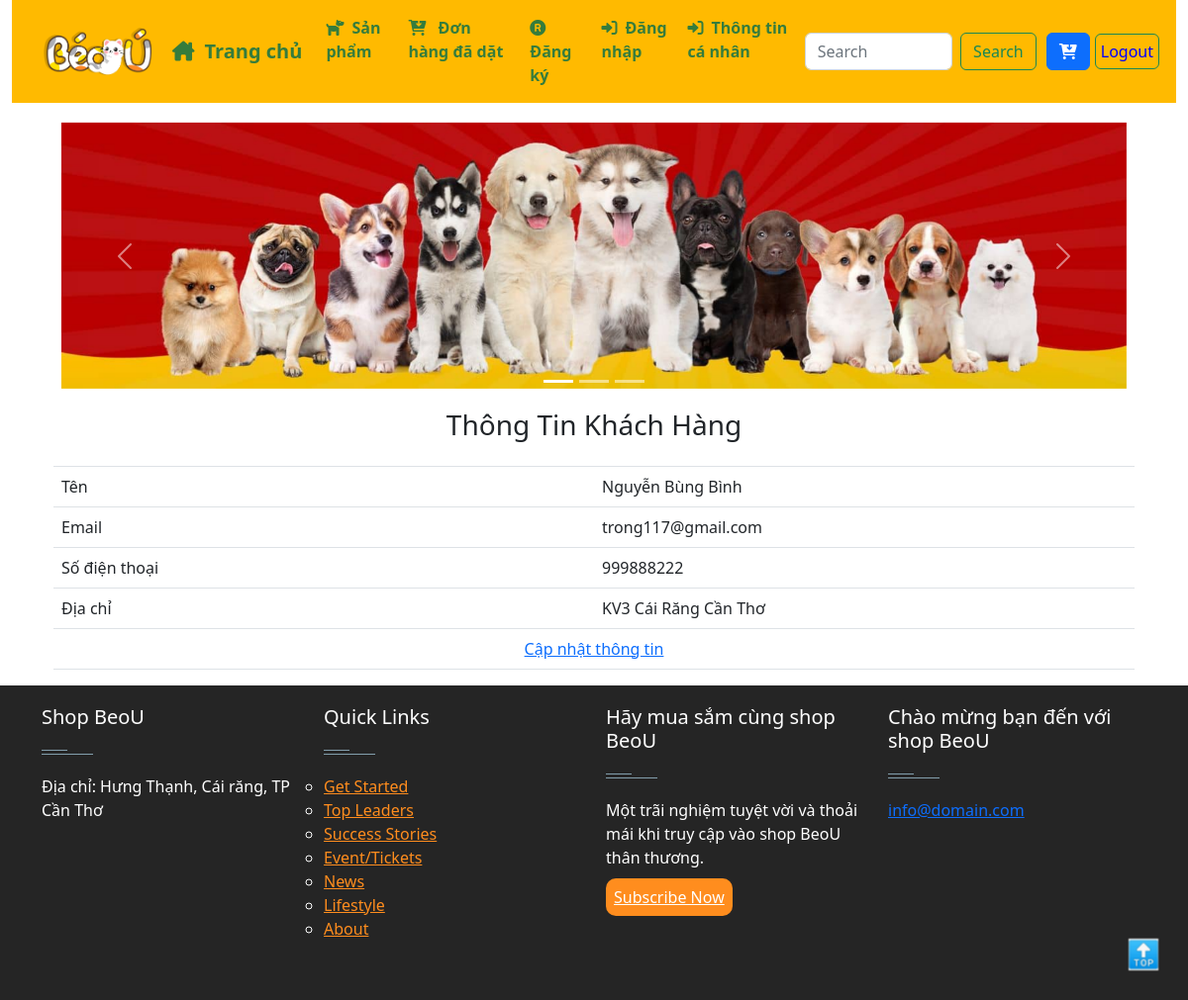
Screenshot of /profile.php (signed in) with the database file from the repository.
### tables this page shows
CREATE TABLE `tbl_customer` (
  `customer_id` int(11) NOT NULL,
  `name` varchar(255) NOT NULL,
  `email` varchar(255) NOT NULL,
  `password_1` varchar(255) NOT NULL,
  `diachi` varchar(255) NOT NULL,
  `sodienthoai` int(255) NOT NULL
);

### classes/customer.php (called while the page is built, shortened)
<?php
$filepath = realpath(dirname(__FILE__));
include_once($filepath . '/../lib/database.php');
?>
<?php
class customer extends Database
{
  public function show_customers($id)
  {
    $sql = "SELECT * FROM pet.tbl_customer WHERE customer_id = ?";
    $stmt = $this->connect()->prepare($sql);
    $stmt->execute([$id]);
    return $stmt;
  }
}
?>

### lib/session.php (called while the page is built, shortened)
<?php
class Session{
public static function get($key){
if (isset($_SESSION[$key])) {
return $_SESSION[$key];
} else {
return false;
}
}
}

### lib/database.php (called while the page is built)
<?php
class Database
{
  private $host = "localhost";
  private $username = "root";
  private $password = "";
  private $dbname = "pet";
  protected function connect()
  {
    $conn = 'mysql:host' . $this->host . ';dbname=' . $this->dbname . ';charset=utf8';
    $pdo = new PDO($conn, $this->username, $this->password);
    return $pdo;
  }
}

### profile.php (the view, shortened to what this page needs)
<?php
include_once 'inc/header.php';
include_once 'inc/slider.php';
?>
<div class="container">
    <table class="table">
        <h3 style="text-align: center;">Thông Tin Khách Hàng</h3>
        <?php
        $id = Session::get('customer_id');
        $get_customers = $cs->show_customers($id);
        if ($get_customers) {
            while ($result = $get_customers->fetch()) {
        ?>
                <thead>
                    <tr>
                        <th></th>
                        <th></th>
                    </tr>
                </thead>
                <tbody>
                    <tr>
                        <td style="width:25%; ">Tên</td>
                        <td style="width:25%; "><?php echo $result['name'] ?></td>
                    </tr>
                    <tr>
                        <td style="width:25%; ">Email</td>
                        <td style="width:25%; "><?php echo $result['email'] ?></td>
                    </tr>
                    <tr>
                        <td style="width:25%; ">Số điện thoại</td>
                        <td style="width:25%; "><?php echo $result['sodienthoai'] ?></td>
                    </tr>
                    <tr>
                        <td style="width:25%; ">Địa chỉ</td>
                        <td style="width:25%; "><?php echo $result['diachi'] ?></td>
                    </tr>
                    <tr>
                        <td colspan="4" class="text-center"><a href="editprofile.php">Cập nhật thông tin</a></td>
                    </tr>
                </tbody>
        <?php
            }
        }
        ?>
    </table>
</div>
<?php
include_once 'inc/footer.php';
?>

### style.css (style rules this page uses)
table { margin-left: auto; margin-right: auto; }
:root { --input-padding-x: 1.5rem; --input-padding-y: .75rem; }

### rows the page displays
tbl_customer: name "Nguyễn Bùng Bình", email "trong117@gmail.com", sodienthoai "999888222", diachi "KV3 Cái Răng Cần Thơ"
